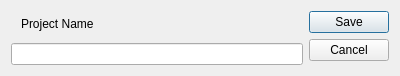
<?xml version="1.0" encoding="UTF-8"?>
<ui version="4.0">
 <class>Dialog</class>
 <widget class="QDialog" name="Dialog">
  <property name="geometry">
   <rect>
    <x>0</x>
    <y>0</y>
    <width>400</width>
    <height>76</height>
   </rect>
  </property>
  <property name="windowTitle">
   <string>Dialog</string>
  </property>
  <layout class="QHBoxLayout" name="horizontalLayout">
   <item>
    <layout class="QVBoxLayout" name="verticalLayout">
     <item>
      <widget class="QLabel" name="nameLabel">
       <property name="text">
        <string>Project Name</string>
       </property>
       <property name="indent">
        <number>10</number>
       </property>
      </widget>
     </item>
     <item>
      <widget class="QLineEdit" name="projectName">
       <property name="sizePolicy">
        <sizepolicy hsizetype="Expanding" vsizetype="Fixed">
         <horstretch>0</horstretch>
         <verstretch>0</verstretch>
        </sizepolicy>
       </property>
      </widget>
     </item>
    </layout>
   </item>
   <item>
    <widget class="QDialogButtonBox" name="buttonBox">
     <property name="orientation">
      <enum>Qt::Orientation::Vertical</enum>
     </property>
     <property name="standardButtons">
      <set>QDialogButtonBox::StandardButton::Cancel|QDialogButtonBox::StandardButton::Save</set>
     </property>
    </widget>
   </item>
  </layout>
 </widget>
 <resources/>
 <connections>
  <connection>
   <sender>buttonBox</sender>
   <signal>accepted()</signal>
   <receiver>Dialog</receiver>
   <slot>accept()</slot>
   <hints>
    <hint type="sourcelabel">
     <x>248</x>
     <y>254</y>
    </hint>
    <hint type="destinationlabel">
     <x>157</x>
     <y>274</y>
    </hint>
   </hints>
  </connection>
  <connection>
   <sender>buttonBox</sender>
   <signal>rejected()</signal>
   <receiver>Dialog</receiver>
   <slot>reject()</slot>
   <hints>
    <hint type="sourcelabel">
     <x>316</x>
     <y>260</y>
    </hint>
    <hint type="destinationlabel">
     <x>286</x>
     <y>274</y>
    </hint>
   </hints>
  </connection>
 </connections>
</ui>
